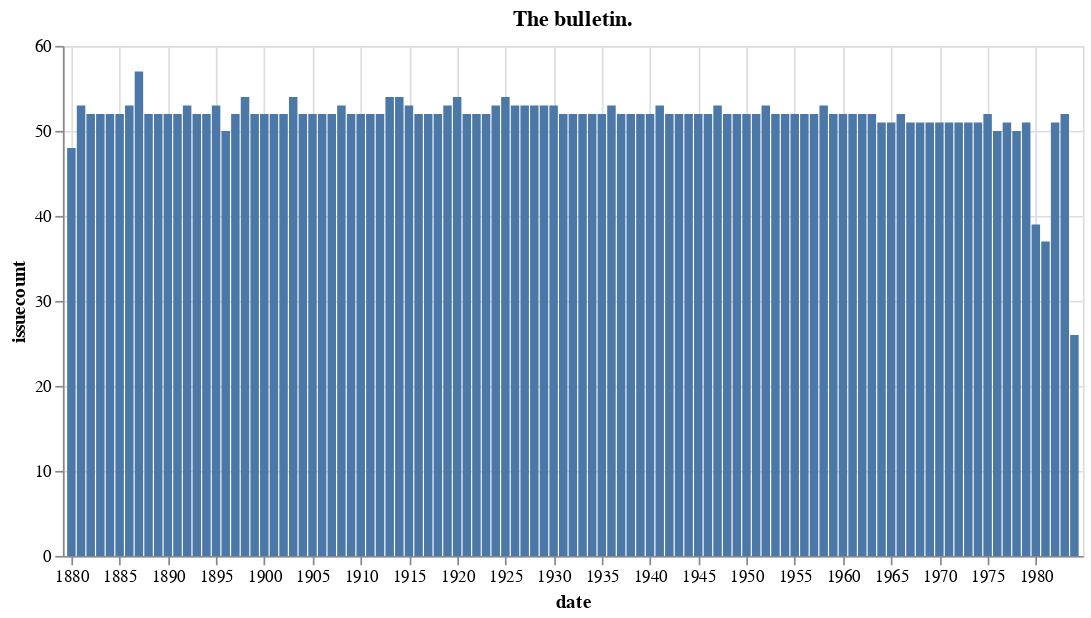

The cell this chart's notebook holds for it:
### Markdown cell above
You can also visualise the distribution of issues over time.

### Code cell
import requests
import altair as alt
import pandas as pd

work_id = "11500235"

params = {
    "include": "years",
    "encoding": "json"
}

headers = {"X-API-KEY": API_KEY}

response = requests.get(f"https://api.trove.nla.gov.au/v3/magazine/title/{work_id}", params=params, headers=headers)
data = response.json()

df_counts = pd.DataFrame(data["year"])

alt.Chart(df_counts).mark_bar().encode(
    x="date:T",
    y="issuecount:Q"
).properties(width=600, title=data["title"])

### Figure 1 — Vega-Lite specification as saved in the notebook (floating-point values rounded to 4 significant figures)
{"config": {"view": {"continuousWidth": 300, "continuousHeight": 300}}, "data": {"name": "data-dedc7414efb11403065c8147a7254f6a"}, "mark": {"type": "bar"}, "encoding": {"x": {"field": "date", "type": "temporal"}, "y": {"field": "issuecount", "type": "quantitative"}}, "title": "The bulletin.", "width": 600, "$schema": "https://vega.github.io/schema/vega-lite/v5.16.3.json", "datasets": {"data-dedc7414efb11403065c8147a7254f6a": [{"date": "1880", "issuecount": 48}, {"date": "1881", "issuecount": 53}, {"date": "1882", "issuecount": 52}, {"date": "1883", "issuecount": 52}, {"date": "1884", "issuecount": 52}, {"date": "1885", "issuecount": 52}, {"date": "1886", "issuecount": 53}, {"date": "1887", "issuecount": 57}, {"date": "1888", "issuecount": 52}, {"date": "1889", "issuecount": 52}, {"date": "1890", "issuecount": 52}, {"date": "1891", "issuecount": 52}, {"date": "1892", "issuecount": 53}, {"date": "1893", "issuecount": 52}, {"date": "1894", "issuecount": 52}, {"date": "1895", "issuecount": 53}, {"date": "1896", "issuecount": 50}, {"date": "1897", "issuecount": 52}, {"date": "1898", "issuecount": 54}, {"date": "1899", "issuecount": 52}, {"date": "1900", "issuecount": 52}, {"date": "1901", "issuecount": 52}, {"date": "1902", "issuecount": 52}, {"date": "1903", "issuecount": 54}, {"date": "1904", "issuecount": 52}, {"date": "1905", "issuecount": 52}, {"date": "1906", "issuecount": 52}, {"date": "1907", "issuecount": 52}, {"date": "1908", "issuecount": 53}, {"date": "1909", "issuecount": 52}, {"date": "1910", "issuecount": 52}, {"date": "1911", "issuecount": 52}, {"date": "1912", "issuecount": 52}, {"date": "1913", "issuecount": 54}, {"date": "1914", "issuecount": 54}, {"date": "1915", "issuecount": 53}, {"date": "1916", "issuecount": 52}, {"date": "1917", "issuecount": 52}, {"date": "1918", "issuecount": 52}, {"date": "1919", "issuecount": 53}, {"date": "1920", "issuecount": 54}, {"date": "1921", "issuecount": 52}, {"date": "1922", "issuecount": 52}, {"date": "1923", "issuecount": 52}, {"date": "1924", "issuecount": 53}, {"date": "1925", "issuecount": 54}, {"date": "1926", "issuecount": 53}, {"date": "1927", "issuecount": 53}, {"date": "1928", "issuecount": 53}, {"date": "1929", "issuecount": 53}, {"date": "1930", "issuecount": 53}, {"date": "1931", "issuecount": 52}, {"date": "1932", "issuecount": 52}, {"date": "1933", "issuecount": 52}, {"date": "1934", "issuecount": 52}, {"date": "1935", "issuecount": 52}, {"date": "1936", "issuecount": 53}, {"date": "1937", "issuecount": 52}, {"date": "1938", "issuecount": 52}, {"date": "1939", "issuecount": 52}, {"date": "1940", "issuecount": 52}, {"date": "1941", "issuecount": 53}, {"date": "1942", "issuecount": 52}, {"date": "1943", "issuecount": 52}, {"date": "1944", "issuecount": 52}, {"date": "1945", "issuecount": 52}, {"date": "1946", "issuecount": 52}, {"date": "1947", "issuecount": 53}, {"date": "1948", "issuecount": 52}, {"date": "1949", "issuecount": 52}, {"date": "1950", "issuecount": 52}, {"date": "1951", "issuecount": 52}, {"date": "1952", "issuecount": 53}, {"date": "1953", "issuecount": 52}, {"date": "1954", "issuecount": 52}, {"date": "1955", "issuecount": 52}, {"date": "1956", "issuecount": 52}, {"date": "1957", "issuecount": 52}, {"date": "1958", "issuecount": 53}, {"date": "1959", "issuecount": 52}, {"date": "1960", "issuecount": 52}, {"date": "1961", "issuecount": 52}, {"date": "1962", "issuecount": 52}, {"date": "1963", "issuecount": 52}, {"date": "1964", "issuecount": 51}, {"date": "1965", "issuecount": 51}, {"date": "1966", "issuecount": 52}, {"date": "1967", "issuecount": 51}, {"date": "1968", "issuecount": 51}, {"date": "1969", "issuecount": 51}, {"date": "1970", "issuecount": 51}, {"date": "1971", "issuecount": 51}, {"date": "1972", "issuecount": 51}, {"date": "1973", "issuecount": 51}, {"date": "1974", "issuecount": 51}, {"date": "1975", "issuecount": 52}, {"date": "1976", "issuecount": 50}, {"date": "1977", "issuecount": 51}, {"date": "1978", "issuecount": 50}, {"date": "1979", "issuecount": 51}, {"date": "1980", "issuecount": 39}, {"date": "1981", "issuecount": 37}, {"date": "1982", "issuecount": 51}, {"date": "1983", "issuecount": 52}, {"date": "1984", "issuecount": 26}]}}
